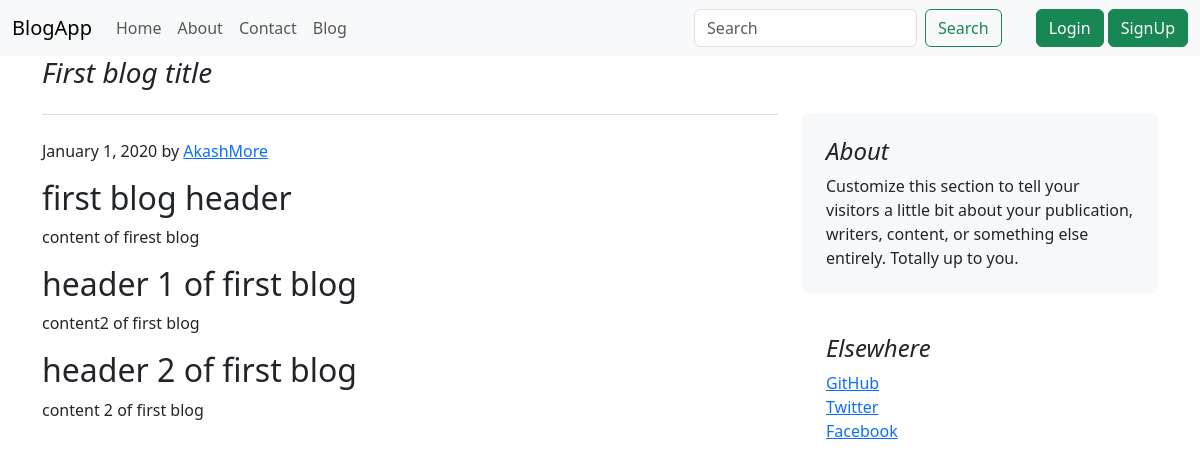
The page /blog/1 on the database its author committed.
### blog/models.py (models this page shows, shortened)
class Blogpost(models.Model):
    post_id = models.AutoField(primary_key=True)
    title = models.CharField(max_length=50)
    head0 = models.CharField(max_length=500, default="")
    chead0 = models.CharField(max_length=5000, default="")
    head1 = models.CharField(max_length=500, default="")
    chead1 = models.CharField(max_length=5000, default="")
    head2 = models.CharField(max_length=500, default="")
    chead2 = models.CharField(max_length=5000, default="")
    pub_date = models.DateField()
    thumbnail = models.ImageField(upload_to='blog/images', default="")

### blog/views.py (the view)
# urls.py: path('<int:id>', views.blogPost,name="blog_post"),
def blogPost(request,id):
    post = Blogpost.objects.filter(post_id = id)[0]
    return render(request,'blog/blogPost.html',{'post':post})

### templates/blog/blogPost.html (shortened to what this page needs)
{%extends 'base.html'%}
{% block body %}
<div class="container">
<div class="row">
  <div class="col-md-8">
    <h3 class="pb-4 mb-4 fst-italic border-bottom">
      {{post.title}}
    </h3>
    <div class="blog-post">
      <p class="blog-post-meta">January 1, 2020 by <a href="#">AkashMore</a></p>
      <h2>{{post.head0}}</h2>
      <p>{{post.chead0}}</p>
      <h2>{{post.head1}}</h2>
      <p>{{post.chead1}}</p>
      <h2>{{post.head2}}</h2>
      <p>{{post.chead2}}</p>
    </div>
  </div>
  <div class="col-md-4" style="margin-top: 5%;">
    <div class="position-sticky" style="top: 2rem;">
      <div class="p-4 mb-3 bg-light rounded">
        <h4 class="fst-italic">About</h4>
        <p class="mb-0">Customize this section to tell your visitors a little bit about your publication, writers,
          content, or something else entirely. Totally up to you.</p>
      </div>
      <div class="p-4">
        <h4 class="fst-italic">Elsewhere</h4>
        <ol class="list-unstyled">
          <li><a href="#">GitHub</a></li>
          <li><a href="#">Twitter</a></li>
          <li><a href="#">Facebook</a></li>
        </ol>
      </div>
    </div>
  </div>
</div>
</div>
{% endblock body %}

### rows shown on the page
Blogpost: title "First blog title", head0 "first blog header", chead0 "content of firest blog", head1 "header 1 of first blog", chead1 "content2 of first blog", head2 "header 2 of first blog", chead2 "content 2 of first blog"
